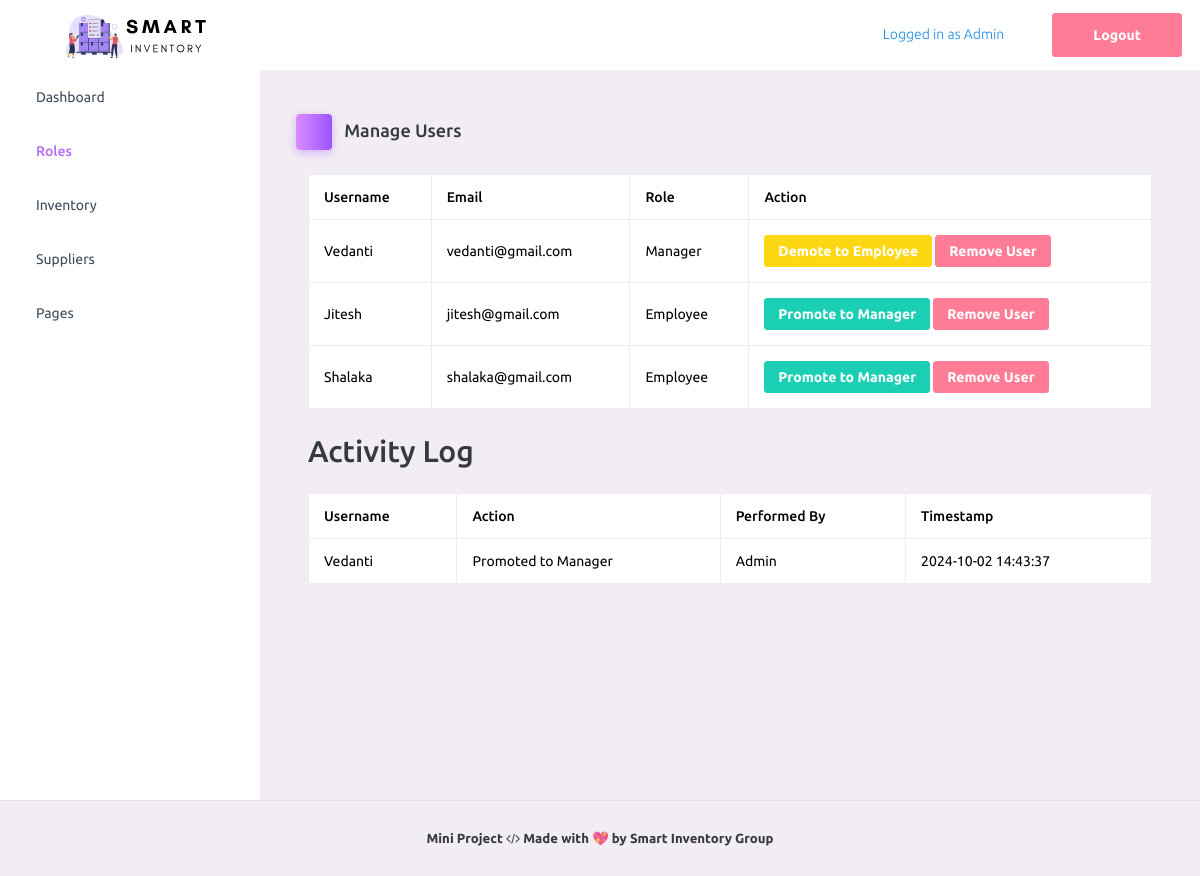
The page /admin_manage_roles.php (signed in) on the database its author committed.
### tables this page shows
CREATE TABLE `user` (
  `UserID` int(11) NOT NULL,
  `Username` varchar(100) NOT NULL,
  `Password` varchar(255) NOT NULL,
  `Email` varchar(255) NOT NULL,
  `Role` enum('Admin','Manager','Employee') NOT NULL,
  `CreatedAt` timestamp NOT NULL DEFAULT current_timestamp(),
  `UpdatedAt` timestamp NOT NULL DEFAULT current_timestamp() ON UPDATE current_timestamp(),
  `role_assigned_by` int(11) DEFAULT NULL,
  `role_assigned_at` timestamp NULL DEFAULT NULL
);

CREATE TABLE `activity_log` (
  `log_id` int(11) NOT NULL,
  `user_id` int(11) NOT NULL,
  `action` varchar(255) NOT NULL,
  `performed_by` int(11) NOT NULL,
  `timestamp` timestamp NOT NULL DEFAULT current_timestamp()
);

### admin_manage_roles.php (the view, shortened to what this page needs)
<?php
include 'head.php';
$usersQuery = "SELECT UserID, Username, Email, Role FROM User WHERE Role != 'Admin'";
$usersResult = mysqli_query($con, $usersQuery);
?>
<!DOCTYPE html>
<html lang="en">
<head>
    <?php include 'head.php'; ?>
</head>
<body>
    <div class="container-scroller">
        <?php include 'navBar.php'; ?>
        <div class="container-fluid page-body-wrapper">
            <?php include 'sidebar.php'; ?>
            <div class="main-panel">
                <div class="content-wrapper">
                    <div class="page-header">
                        <h3 class="page-title">
                            <span class="page-title-icon bg-gradient-primary text-white me-2">
                                <i class="mdi mdi-account-cog menu-icon"></i>
                            </span>
                            Manage Users
                        </h3>
                    </div>
                    <div class="container">
                        <table class="table table-bordered">
                            <thead>
                                <tr>
                                    <th>Username</th>
                                    <th>Email</th>
                                    <th>Role</th>
                                    <th>Action</th>
                                </tr>
                            </thead>
                            <tbody>
                                <?php while ($user = mysqli_fetch_assoc($usersResult)): ?>
                                    <tr>
                                        <td><?php echo $user['Username']; ?></td>
                                        <td><?php echo $user['Email']; ?></td>
                                        <td><?php echo $user['Role']; ?></td>
                                        <td>
                                            <?php if ($user['Role'] === 'Employee'): ?>
                                                <form method="POST" action="" style="display:inline;">
                                                    <button type="submit" class="btn btn-success btn-sm">Promote to Manager</button>
                                                </form>
                                            <?php elseif ($user['Role'] === 'Manager'): ?>
                                                <form method="POST" action="" style="display:inline;">
                                                    <button type="submit" class="btn btn-warning btn-sm">Demote to Employee</button>
                                                </form>
                                            <?php endif; ?>
                                            <form method="POST" action="" style="display:inline;">
                                                <button type="submit" class="btn btn-danger btn-sm">Remove User</button>
                                            </form>
                                        </td>
                                    </tr>
                                <?php endwhile; ?>
                            </tbody>
                        </table>
                        <h2 class="my-4">Activity Log</h2>
                        <table class="table table-bordered">
                            <thead>
                                <tr>
                                    <th>Username</th>
                                    <th>Action</th>
                                    <th>Performed By</th>
                                    <th>Timestamp</th>
                                </tr>
                            </thead>
                            <tbody>
                                <?php
                                $logQuery = "
                                    SELECT activity_log.*, User.Username
                                    FROM activity_log
                                    INNER JOIN User ON activity_log.user_id = User.UserID
                                    ORDER BY timestamp DESC";
                                $logResult = mysqli_query($con, $logQuery);
                                while ($log = mysqli_fetch_assoc($logResult)): ?>
                                    <tr>
                                        <td><?php echo $log['Username']; ?></td>
                                        <td><?php echo $log['action']; ?></td>
                                        <td>Admin</td>
                                        <td><?php echo $log['timestamp']; ?></td>
                                    </tr>
                                <?php endwhile; ?>
                            </tbody>
                        </table>
                    </div>
                </div>
            </div>
        </div>
    </div>
    <?php include 'footer.php'; ?>
</body>
</html>

### rows shown on the page
user: Username "Vedanti", Email "vedanti@gmail.com", Role "Manager"
user: Username "Jitesh", Email "jitesh@gmail.com", Role "Employee"
user: Username "Shalaka", Email "shalaka@gmail.com", Role "Employee"
activity_log: user.Username "Vedanti", action "Promoted to Manager", timestamp "2024-10-02 14:43:37"

### other values the page prints
$_SESSION['role'] "Admin"
